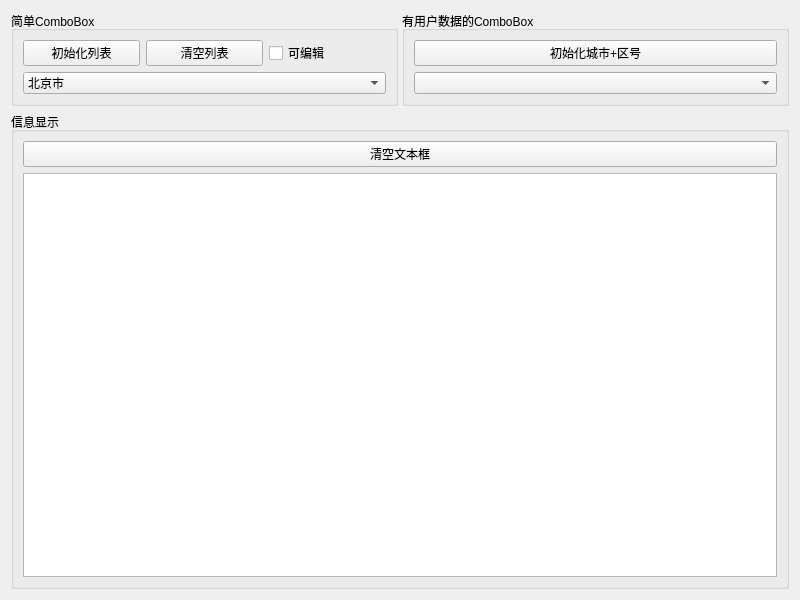
<?xml version="1.0" encoding="UTF-8"?>
<ui version="4.0">
 <class>Widget</class>
 <widget class="QWidget" name="Widget">
  <property name="geometry">
   <rect>
    <x>0</x>
    <y>0</y>
    <width>800</width>
    <height>600</height>
   </rect>
  </property>
  <property name="windowTitle">
   <string>QComboBox的使用</string>
  </property>
  <layout class="QVBoxLayout" name="verticalLayout_3">
   <item>
    <layout class="QHBoxLayout" name="horizontalLayout">
     <property name="spacing">
      <number>4</number>
     </property>
     <item>
      <widget class="QGroupBox" name="groupBox">
       <property name="title">
        <string>简单ComboBox</string>
       </property>
       <layout class="QGridLayout" name="gridLayout">
        <item row="0" column="0">
         <widget class="QPushButton" name="btnIniItems">
          <property name="text">
           <string>初始化列表</string>
          </property>
         </widget>
        </item>
        <item row="0" column="1">
         <widget class="QPushButton" name="btnClearItems">
          <property name="text">
           <string>清空列表</string>
          </property>
         </widget>
        </item>
        <item row="0" column="2">
         <widget class="QCheckBox" name="chkBoxEditable">
          <property name="maximumSize">
           <size>
            <width>200</width>
            <height>16777215</height>
           </size>
          </property>
          <property name="text">
           <string>可编辑</string>
          </property>
         </widget>
        </item>
        <item row="1" column="0" colspan="3">
         <widget class="QComboBox" name="comboBox">
          <property name="currentIndex">
           <number>0</number>
          </property>
          <item>
           <property name="text">
            <string>北京市</string>
           </property>
           <property name="icon">
            <iconset resource="res.qrc">
             <normaloff>:/images/icons/UNIT.ICO</normaloff>:/images/icons/UNIT.ICO</iconset>
           </property>
          </item>
          <item>
           <property name="text">
            <string>上海市</string>
           </property>
           <property name="icon">
            <iconset resource="res.qrc">
             <normaloff>:/images/icons/UNIT.ICO</normaloff>:/images/icons/UNIT.ICO</iconset>
           </property>
          </item>
         </widget>
        </item>
       </layout>
      </widget>
     </item>
     <item>
      <widget class="QGroupBox" name="groupBox_3">
       <property name="title">
        <string>有用户数据的ComboBox</string>
       </property>
       <layout class="QVBoxLayout" name="verticalLayout_2">
        <property name="leftMargin">
         <number>9</number>
        </property>
        <property name="topMargin">
         <number>9</number>
        </property>
        <property name="rightMargin">
         <number>9</number>
        </property>
        <property name="bottomMargin">
         <number>9</number>
        </property>
        <item>
         <widget class="QPushButton" name="btnIni2">
          <property name="text">
           <string>初始化城市+区号</string>
          </property>
         </widget>
        </item>
        <item>
         <widget class="QComboBox" name="comboBox2">
          <property name="placeholderText">
           <string>请选择一个城市</string>
          </property>
         </widget>
        </item>
       </layout>
      </widget>
     </item>
    </layout>
   </item>
   <item>
    <widget class="QGroupBox" name="groupBox_2">
     <property name="title">
      <string>信息显示</string>
     </property>
     <layout class="QVBoxLayout" name="verticalLayout">
      <item>
       <widget class="QPushButton" name="btnClearText">
        <property name="text">
         <string>清空文本框</string>
        </property>
       </widget>
      </item>
      <item>
       <widget class="QPlainTextEdit" name="plainTextEdit"/>
      </item>
     </layout>
    </widget>
   </item>
  </layout>
 </widget>
 <resources>
  <include location="res.qrc"/>
 </resources>
 <connections/>
</ui>
